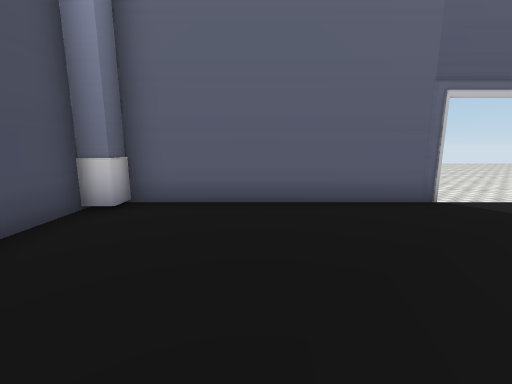
View 1 (above)

18 first-person views from a walk through a scene from a Unity 3-D project. The camera is 1.2 m above the floor, tilts 10° down and sees 90° across. The floor is counted in squares, 1 m on a side. Each view is taken from the middle of a square. On the plan, view 1 faces up. The plan holds only what a view shows up to about 12 squares ahead; the rest is blank. The place goes on beyond the plan. The player is left out. Door leaves are left out, so doorways stand open. Some surface patterns are stand-ins.

View 2
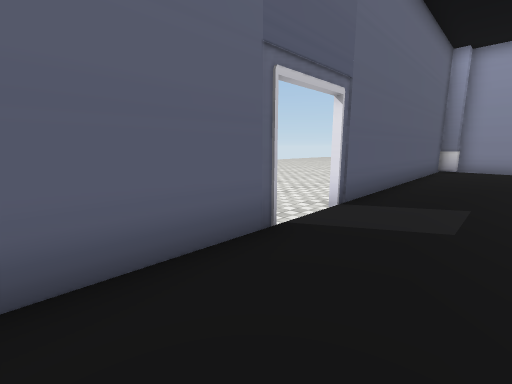

View 3
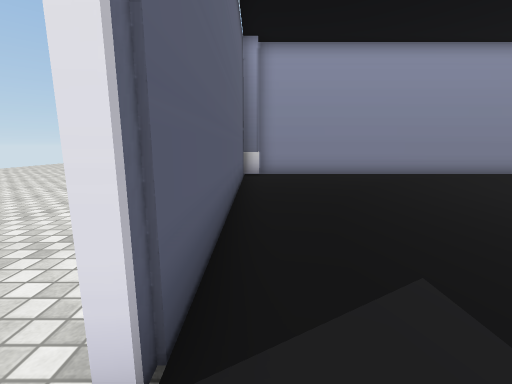

View 4
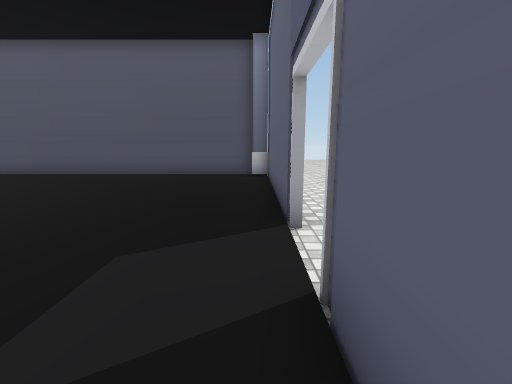

View 5
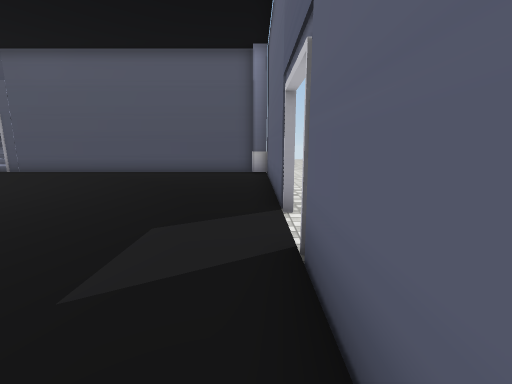

View 6
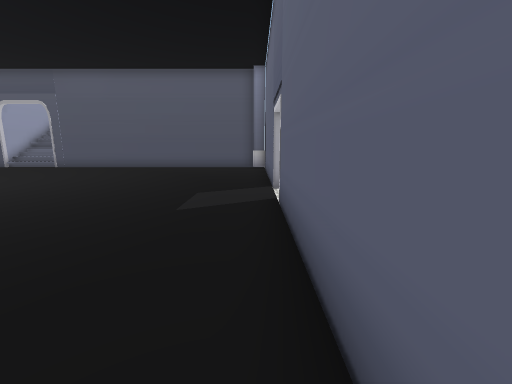

View 7
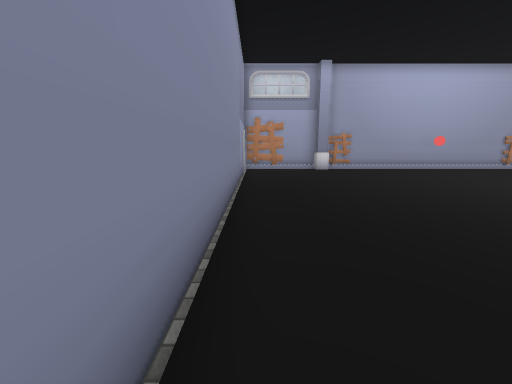

View 8
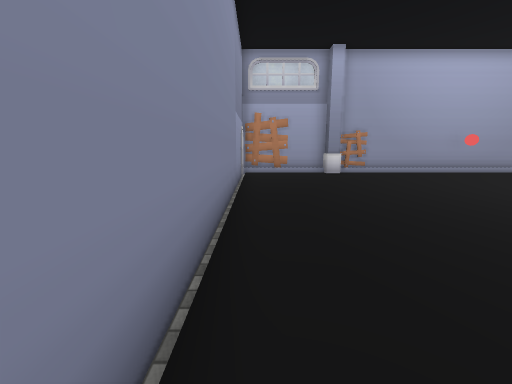

View 9
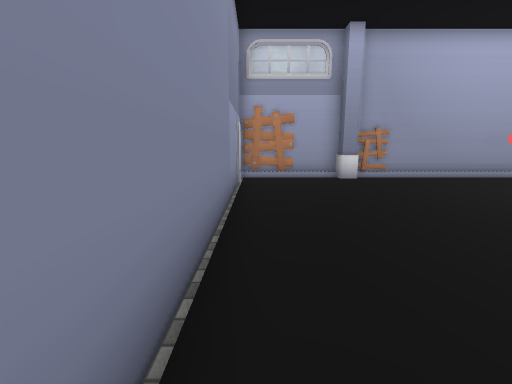

View 10
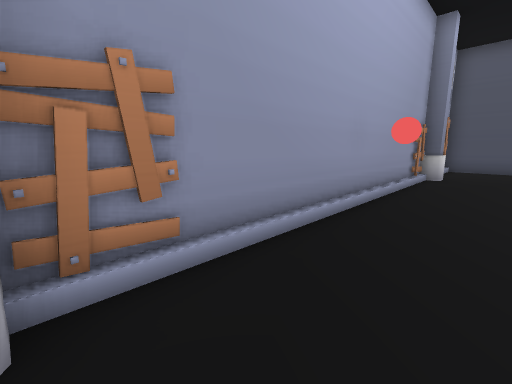

View 11
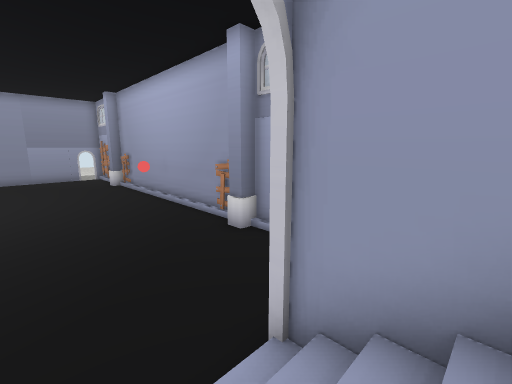

View 12
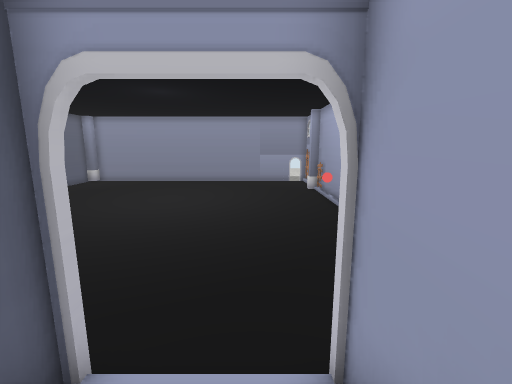

View 13
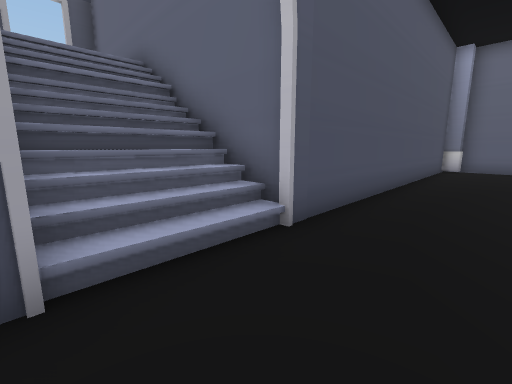

View 14
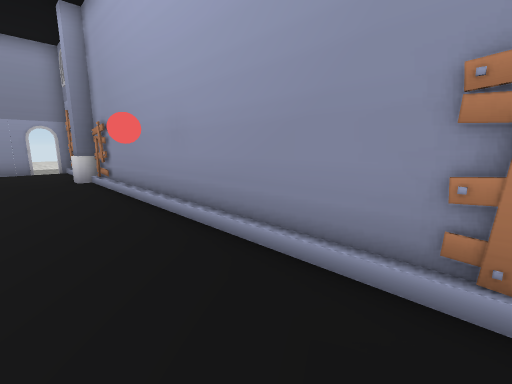

View 15
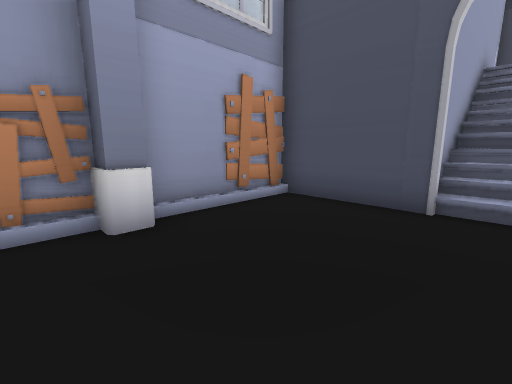

View 16
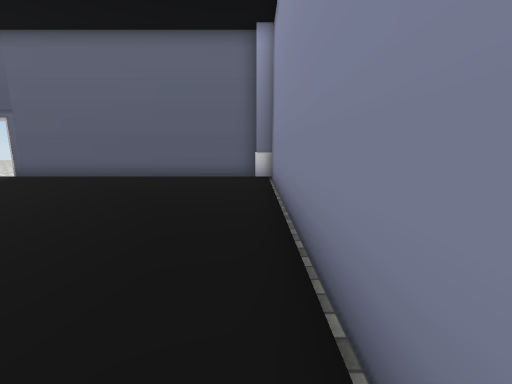

View 17
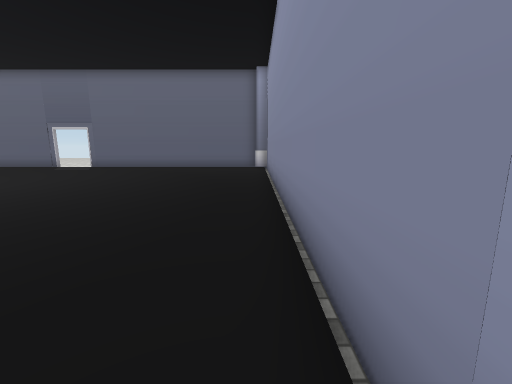

View 18
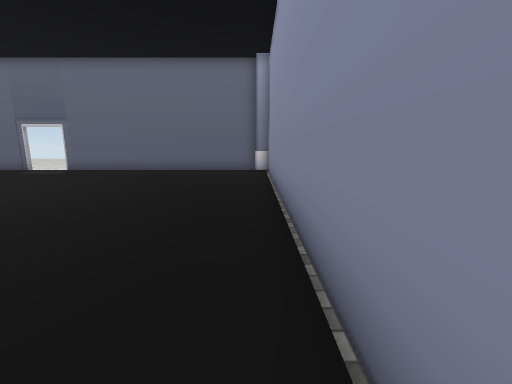

### Floor plan
Points are (right, up) in squares from view 1. A wall is a line through its corners. A room is listed if a view was taken in it or the views show most of it. See-through windows are left out.
Room 1 (views 1, 2, 3, 4, 5, 6, 7, 8, 9, 10, 11, 12, 13, 14, 15, 16, 17, 18)
walls: (4.1, 5.5) (-3.6, 5.5); (-3.4, -6.8) (-5.8, -6.8); (-3.4, -9.5) (-3.4, -13.2); (13.5, -13.4) (16.6, -13.4); (-3.4, 4.6) (-3.4, -7.5); (-3.4, -13.4) (11.9, -13.4); (16.6, -12.1) (16.6, 4.5); (16.1, 5.5) (5.9, 5.5); (-7.5, -10) (-3.2, -10)
low walls: (-3.9, -6.9) (-3.9, -7.5); (-3.9, -9.5) (-3.9, -10); (-2.4, -13.2) (-1.5, -13.2); (14.5, -13.2) (16.6, -13.2)
ways out: open door at (5, 6); open door at (16.5, -12.5)
objects: other object (-3, 5); other object (1, -13) to (2, -13); other object (7, -12); other object (11, -13) to (12, -13); other object (13, -14) to (13, -13); other object (16, 5) to (17, 5)

Positions as (right, up) in squares from view 1, and headings:
1: (0, 0), facing up
2: (1, 3), facing up-right
3: (5, 5), facing right
4: (8, 5), facing left
5: (9, 5), facing left
6: (12, 5), facing left
7: (16, 1), facing down
8: (16, -1), facing down
9: (16, -3), facing down
10: (12, -11), facing down-left
11: (-5, -8), facing down-right
12: (-6, -9), facing right
13: (-1, -10), facing up-left
14: (2, -11), facing down-right
15: (2, -9), facing down-left
16: (16, -5), facing up
17: (16, -10), facing up
18: (16, -8), facing up
